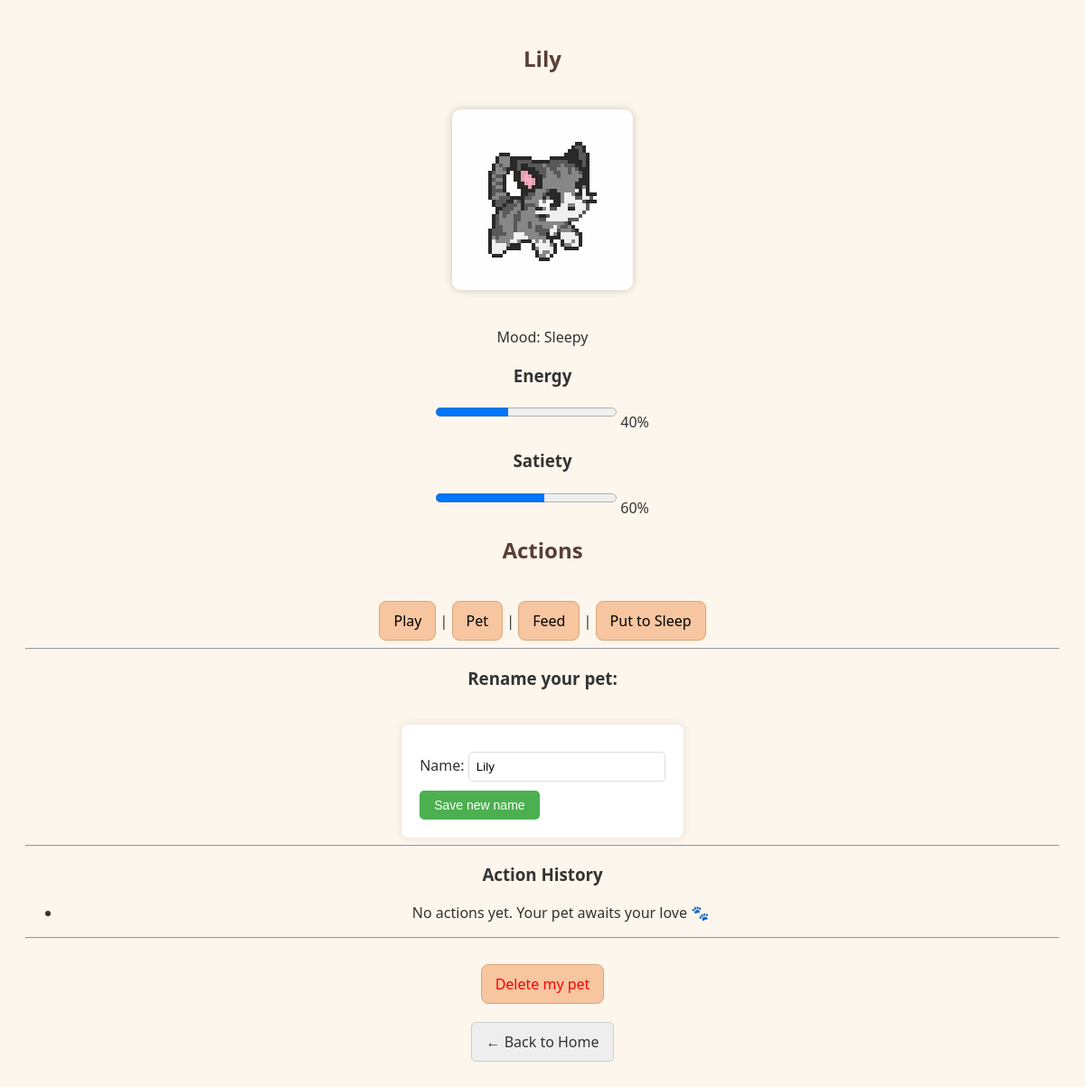
Screenshot of /pet/16/ with the database file from the repository.
### pet/models.py (models this page shows, shortened)
class Pet(models.Model):
    MOOD_CHOICES = [
        ('happy', 'Happy'),
        ('sad', 'Sad'),
        ('playful', 'Playful'),
        ('sleepy', 'Sleepy'),
    ]
    name = models.CharField(max_length=50)  # Имя питомца
    mood = models.CharField(max_length=20, choices=MOOD_CHOICES, default='happy') # Настроение
    satiety = models.PositiveIntegerField(default=0)  # Голод (0-100)
    energy = models.PositiveIntegerField(default=100)  # Энергия (0-100)
    image = models.CharField(max_length=100, blank=True, null=True)
    last_updated = models.DateTimeField(default=timezone.now)
    def update_state(self):
        now = timezone.now()
        time_passed = now - self.last_updated
        minutes_passed = time_passed.total_seconds() // 60
        if minutes_passed >= 2:  # Обновляем, если прошло хотя бы 2 минуты
            decay = int(minutes_passed)
            self.satiety = min(100, self.satiety + decay)
            self.energy = max(0, self.energy - decay)
            if self.energy < 30 or self.satiety > 70:
                self.mood = 'sad'
            elif self.energy > 70 and self.satiety < 30:
                self.mood = 'happy'
            else:
                self.mood = 'sleepy'
            self.last_updated = now
            self.save()

### pet/views.py (the view)
# urls.py: path('pet/<int:pet_id>/', views.pet_info, name='pet_info'),  # Страница просмотра и редактирования питомца
def pet_info(request, pet_id):
    pet = get_object_or_404(Pet, id=pet_id)
    pet.update_state()
    if request.method == 'POST':
        form = RenamePetForm(request.POST, instance=pet)
        if form.is_valid():
            form.save()
            return redirect('pet_info', pet_id=pet.id)
    else:
        form = RenamePetForm(instance=pet)
    return render(request, 'pet/pet_info.html', {'pet': pet, 'form': form})

### pet/forms.py (shortened to what this page needs)
class RenamePetForm(forms.ModelForm):
    class Meta:
        model = Pet
        fields = ['name']
        widgets = {
            'name': forms.TextInput(attrs={'class': 'form-control'})
        }

### pet/templates/pet/pet_info.html (shortened to what this page needs)
<!DOCTYPE html>
<html lang="en">
<head>
    {% load static %}
    <link rel="stylesheet" href="{% static 'pet/style.css' %}">
</head>
<body>
    <h2>{{ pet.name }}</h2>
    {% if pet.image %}
        <img src="/media/{{ pet.image }}" alt="{{ pet.name }}" width="200">
    {% else %}
        <img src="/media/pet_images/cat2.jpg" alt="Default Pet Image" width="200">
    {% endif %}
    <p>Mood: {{ pet.get_mood_display }}</p>
    <h3>Energy</h3>
    <progress value="{{ pet.energy }}" max="100"></progress> {{ pet.energy }}%
    <h3>Satiety</h3>
    <progress value="{{ pet.satiety }}" max="100"></progress> {{ pet.satiety }}%
    <h2>Actions</h2>
    <a href="{% url 'play_with_pet' pet.id %}">Play</a> |
    <a href="{% url 'pet_pet' pet.id %}">Pet</a> |
    <a href="{% url 'feed_pet' pet.id %}">Feed</a> |
    <a href="{% url 'put_to_sleep' pet.id %}">Put to Sleep</a>
    <hr>
    <h3>Rename your pet:</h3>
    <form method="post">
        {{ form.as_p }}
        <button type="submit" class="save-btn">Save new name</button>
    </form>
    <hr>
    <h3>Action History</h3>
    <ul>
        {% for action in pet.actions.all|dictsortreversed:"timestamp"|slice:":7" %}
            <li>{{ action.timestamp|date:"H:i:s d.m.Y" }} — {{ action.action }}</li>
        {% empty %}
            <li>No actions yet. Your pet awaits your love 🐾</li>
        {% endfor %}
    </ul>
    <hr>
    <a href="{% url 'delete_pet' pet.id %}" style="color: red;">Delete my pet</a>
    <br>
    <a href="{% url 'home' %}" style="display: inline-block; margin-top: 20px; padding: 10px 15px; background-color: #eee; border: 1px solid #ccc; border-radius: 5px; text-decoration: none; color: #333;">← Back to Home</a>
</body>
</html>

### pet/static/pet/style.css (style rules this page uses)
body { font-family: 'Segoe UI', sans-serif; background-color: #fdf6ec; color: #333; padding: 20px; text-align: center; }
h2 { color: #5a3e36; }
img { border-radius: 10px; box-shadow: 0 0 10px rgba(0,0,0,0.2); margin: 20px 0; }
progress { width: 200px; height: 20px; margin-bottom: 10px; }
a { display: inline-block; margin-top: 20px; padding: 10px 15px; background-color: #f7c59f; border-radius: 8px; text-decoration: none; color: black; border: 1px solid #d6a77a; transition: background-color 0.3s ease; }
.save-btn { background-color: #4CAF50; color: white; padding: 8px 16px; border: none; border-radius: 5px; cursor: pointer; font-size: 14px; transition: background-color 0.3s; }
form { display: inline-block; text-align: left; margin-top: 20px; padding: 20px; background-color: #fff; border-radius: 8px; box-shadow: 0 0 10px rgba(0, 0, 0, 0.1); }
form p { margin: 10px 0; }
form input[type="text"] { padding: 8px; width: 200px; border-radius: 5px; border: 1px solid #ddd; }

### rows the page displays
Pet: name "Lily", image (picture), mood "Sleepy", energy "40", satiety "60"
